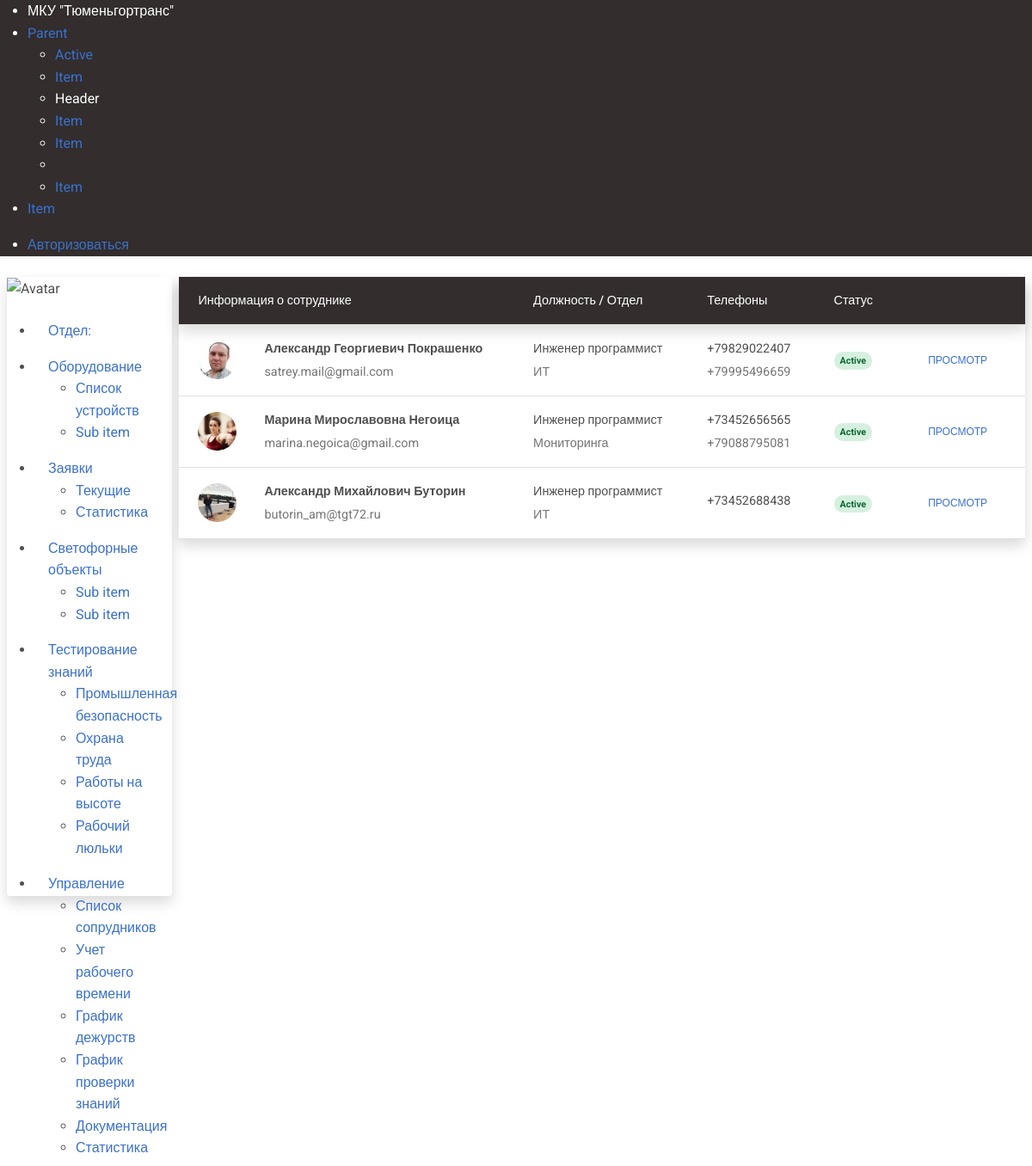
Before: /users/user_list/ with the older database file.
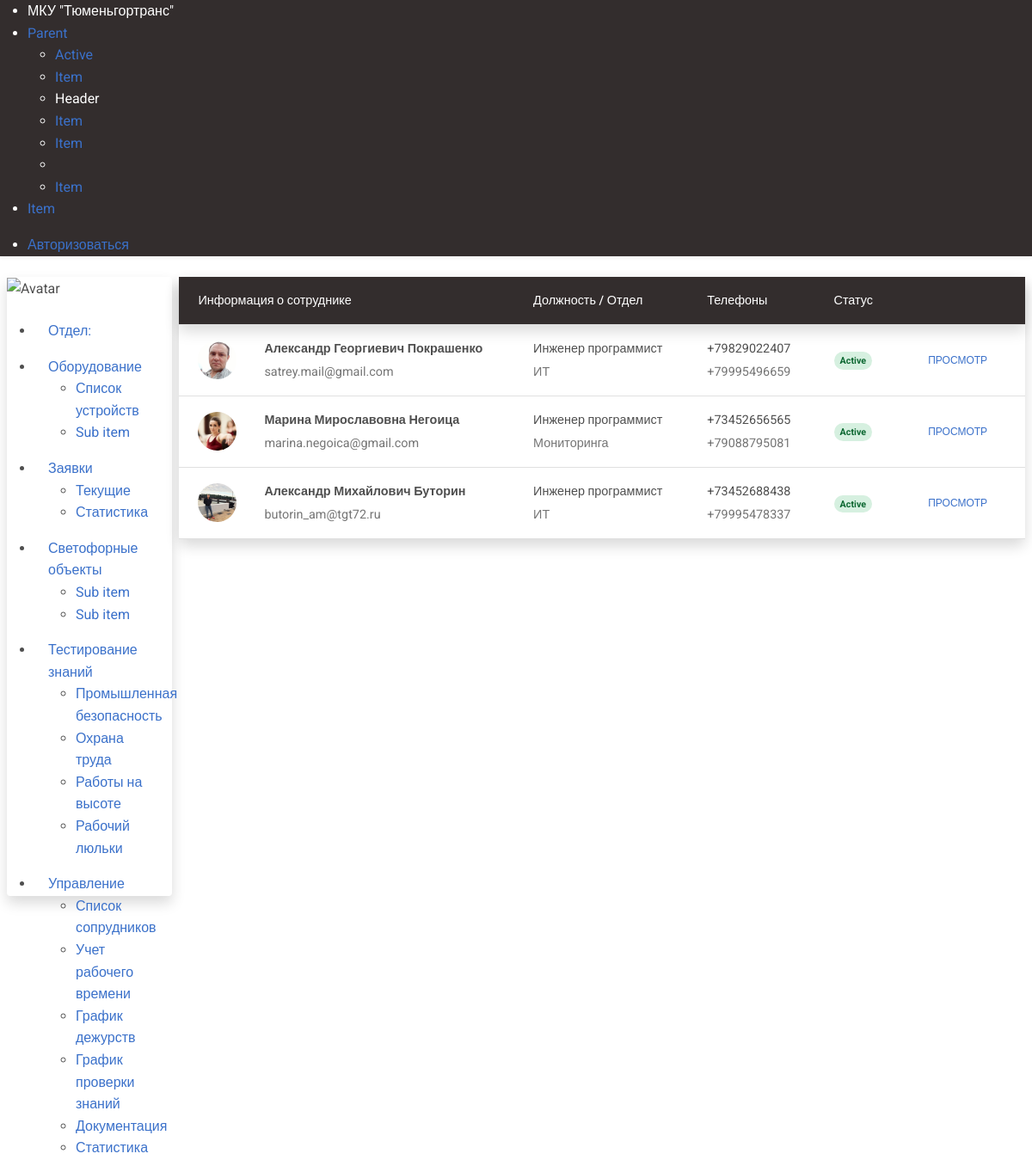
After: the same page with the newer database file.
### users/models.py (models this page shows, shortened)
class CustomUser(AbstractUser):
    middle_name = models.CharField('Отчество', max_length=50, blank=True, null=True)
    date_of_birth = models.DateField(blank=True, null=True, verbose_name='Дата рождения')
    age = models.IntegerField(blank=True, null=True, verbose_name='Возраст')
    phone_number_work = models.CharField('Рабочий телефон', max_length=16, blank=True, null=True)
    phone_number_mobile = models.CharField('Мобильный телефон', max_length=12, blank=True, null=True)
    department = models.ForeignKey(Department, blank=True, null=True, on_delete=models.CASCADE, verbose_name='Отдел')
    avatar = models.ImageField(upload_to='avatars/', blank=True, null=True)
    position = models.ForeignKey(Position, blank=True, null=True, on_delete=models.CASCADE, verbose_name='Должность')
    date_of_employment = models.DateField(blank=True, null=True, verbose_name='Дата трудоустройства')
    class Meta:
        verbose_name = 'Пользователь'
        verbose_name_plural = 'Пользователи'

class Department(models.Model):
    department = models.CharField('Отдел', max_length=50)
    slug = models.CharField('Слаг', max_length=70, blank=True)
    class Meta:
        verbose_name = "Отдел"
        verbose_name_plural = "Отделы"
    def __str__(self):
        return self.department

### users/views.py (the view)
# urls.py: path('user_list/', CustomUserListView.as_view(), name='user_list'),
class CustomUserListView(ListView):
    model = CustomUser
    template_name = 'users/user_list.html'
    paginate_by = 10

### templates/users/user_list.html (shortened to what this page needs)
{% extends 'users/main.html' %}
{% block content %}
<div class="card m-2 shadow">
<table class="table align-middle mb-0 bg-white">
  <thead class="bg-dark text-white shadow">
    <tr class="">
      <th>Информация о сотруднике</th>
      <th>Должность / Отдел</th>
      <th>Телефоны</th>
      <th>Статус</th>
      <th></th>
    </tr>
  </thead>
  <tbody>
  {% for user in object_list %}
    <tr class="table-row">
      <td>
        <div class="d-flex align-items-center">
          <img
              src="{{ user.avatar.url }}"
              alt=""
              style="width: 45px; height: 45px"
              class="rounded-circle me-3"
              />
          <div class="ms-3">
            <p class="fw-bold mb-1">{{ user.first_name }}  {{ user.middle_name }} {{ user.last_name }}</p>
            <p class="text-muted mb-0">{{ user.email }}</p>
          </div>
        </div>
      </td>
      <td>
        <p class="fw-normal mb-1">Инженер программист</p>
        <p class="text-muted mb-0">{{ user.department }}</p>
      </td>
      <td>
        <p class="fw-normal mb-1">{% if user.phone_number_work %}{{ user.phone_number_work }}{% endif %}</p>
        <p class="text-muted mb-0">{% if user.phone_number_mobile %}{{ user.phone_number_mobile }}{% endif %}</p>
      </td>
      <td>
        <span class="badge badge-success rounded-pill d-inline">Active</span></td>
      <td>
        <button type="button" class="btn btn-link btn-sm btn-rounded">
          <a href="{% url 'user_detail' user.pk %}">Просмотр</a>
        </button>
      </td>
    </tr>
    {% endfor %}
  </tbody>
</table>
</div>
{% endblock %}

Changed rows visible on the page:
changed CustomUser "Михайлович": phone_number_mobile (not shown) → "+79995478337"
